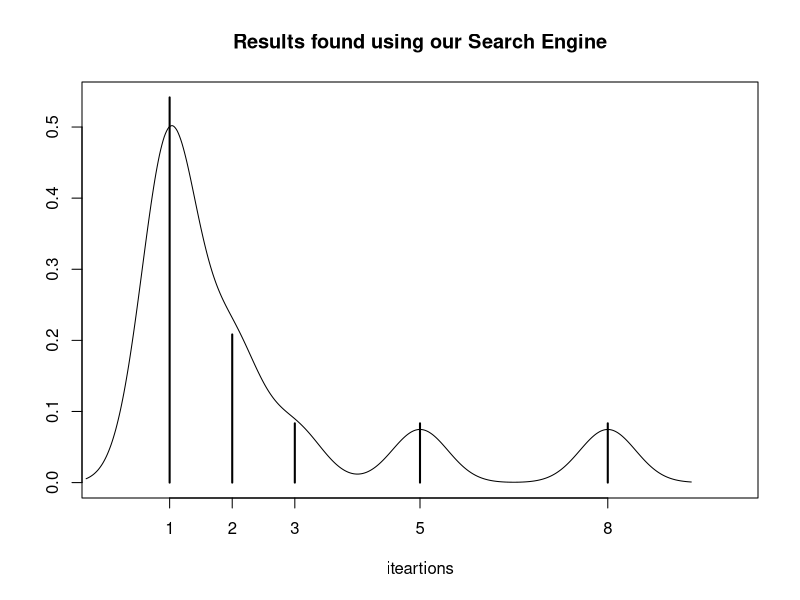
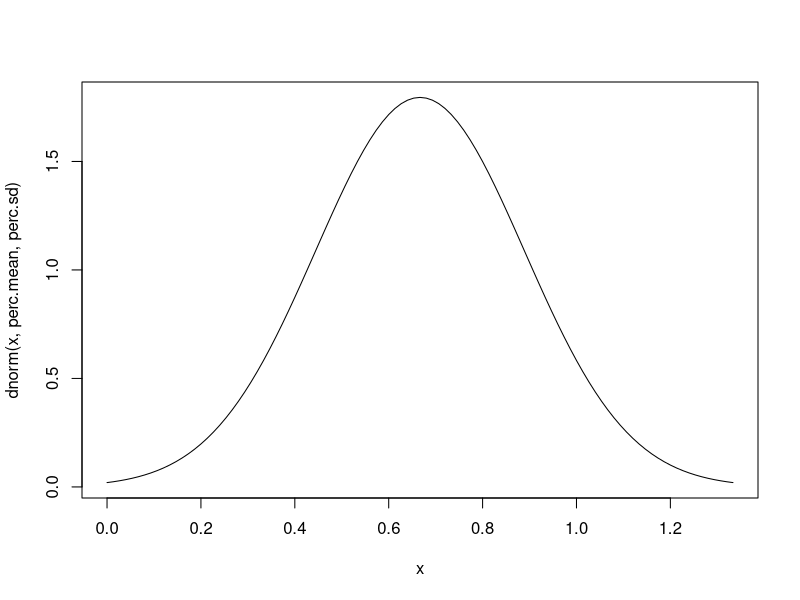

These charts were generated, in order, by the following R code:
library(tidyverse)


x <- c(2,NA,NA,NA,NA,1,8,1,1,5,8,1,NA,3,NA,NA,NA,NA,5,2,1,NA,2,1,NA,2,1,1,1,1,1,2,1,NA,1,3)
mu <- mean(x, na.rm = T)
s <- sd(x, na.rm = T)



plot(table(x)/sum(ftable(x)), type = "h",
     xlim = c(0, 10),
     xlab = "iteartions",
     ylab = "",
     main = "Results found using our Search Engine")
lines(density(discard(x, is.na)))


perc.mean <- 1 - mean(is.na(x))
perc.sd <- perc.mean * (1 - perc.mean)

curve(dnorm(x, perc.mean, perc.sd),
      from = perc.mean - 3 * perc.sd,
      to   = perc.mean + 3 * perc.sd)

pnorm(0, perc.mean, perc.sd)

